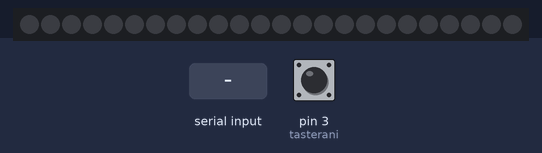
Bench run of a sketch on a simulated Arduino Uno, built with avr-gcc and run on an emulated ATmega328P. Shown: 24 RGB LEDs in strip order, left to right. The inputs (shaded band) are chosen by the test bench; at power-on: pin 3 (tasterani) LOW. What the sketch prints to the serial monitor is not drawn.

Above: at 1.2 s.
1.3 s: "F" received over Serial
At 1.47 s:
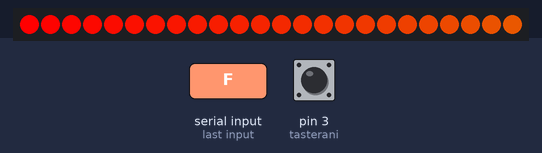
3.7 s: pin 3 (tasterani) pulled HIGH for 3.2 s
7.5 s: "I" received over Serial
At 8.57 s:
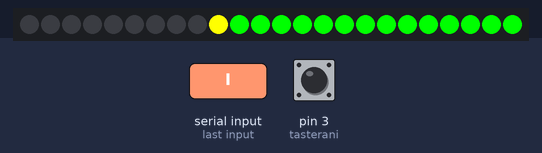
10.5 s: "G" received over Serial
At 11.0 s:
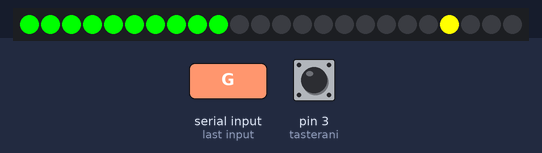
13.2 s: "E" received over Serial
At 14.7 s:
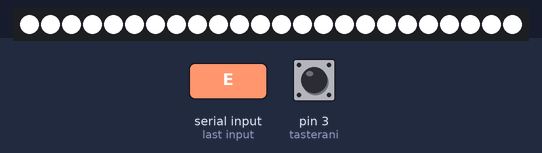
15.6 s: pin 3 (tasterani) pulled HIGH for 0.15 s
At 16.2 s:
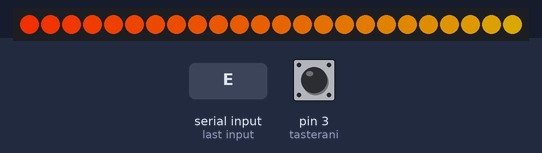

Measured:
- after the input at 1.3 s, the LEDs: change at once (image 1)
- after the input at 10.5 s, the LEDs: first change at once (image 3 shows a later state)
- after the input at 13.2 s, the LEDs: first differ from a run without the input after 1.0 s (image 4)
- after the input at 15.6 s, the LEDs: first change after 0.15 s (image 5 shows a later state)

The sketch:

Zelt.ino
```cpp
#include <Adafruit_NeoPixel.h>

#define NUM_LEDS 24
#define PIN 6

Adafruit_NeoPixel pixels = Adafruit_NeoPixel(NUM_LEDS, PIN, NEO_GRB + NEO_KHZ800);

int raum[2][12] = {
  {0, 1, 2, 3, 4, 5, 18, 19, 20, 21, 22, 23},
  {6, 7, 8, 9, 10, 11, 12, 13, 14, 15, 16, 17}
};

int regenbogenindex[24]={
  0, 1, 2, 3, 4, 5, 6, 7, 8, 9, 10, 11, 12, 13, 14, 15, 16, 17, 18, 19, 20, 21, 22, 23
};

int rainbowcolors[3][40]={
  {0, 128, 130, 141, 153, 153, 128, 101, 72, 4, 0, 1, 1, 11, 23, 0, 0, 128, 200, 255, 255, 255, 255, 255, 255, 255, 255, 255, 255, 168, 0, 0, 0, 0, 0, 0, 0, 0, 0, 0},
  {0, 0, 40, 83, 102, 102, 0, 0, 0, 0, 68, 114, 159, 175, 179, 212, 255, 255, 255, 255, 219, 182, 146, 109, 73, 0, 0, 105, 0, 0, 0, 0, 0, 0, 0, 0, 0, 0, 0, 0},
  {0, 0, 40, 59, 117, 169, 128, 155, 225, 208, 220, 226, 232, 162, 77, 28, 0, 0, 0, 0, 0, 0, 0, 0, 0, 0, 128, 180, 255, 185, 0, 0, 0, 0, 0, 0, 0, 0, 0, 0}
};

//http://wiki.baw.de/de/index.php/Farbverlauf:_Regenbogen,_29_Farben

int raumleds[2]={
  12, 12};

char gelesen;
char ani_gr='A';
int runvar[3]={
  0, 0, 0};

int animod=0;
int aniregenfarb=0;

int tastermod=2;
int tasterani=3;

void setup()
{
  Serial.begin(9600);
  pixels.begin();
  pinMode(tastermod, INPUT);
  pinMode(tasterani, INPUT);
}

void loop()
{
  animod++;
  if(animod>3)
  {
    animod=1;
  }

  if(digitalRead(tasterani)==HIGH)
  {
    ani_gr++;
    if(ani_gr>'I')
    {
      ani_gr='A';
    }
    while(digitalRead(tasterani)==HIGH)
    {}
  }

  if(Serial.available()>0)
  {
    gelesen=Serial.read();
    Serial.println(gelesen);
    ani_gr=gelesen;
  }

  switch(ani_gr)
  {
    case 'A':
      setzen(0, 0, 0);
      break;
    case 'B':
      setzen(255, 0, 0);
      break;
    case 'C':
      setzen(0, 255, 0);
      break;
    case 'D':
      setzen(0, 0, 255);
      break;
    case 'E':
      setzen(255, 255, 255);
      break;
    case 'F':
      rainbow(20);
      break;
    case 'G':

    case 'H':
      rgbrun(animod);
      break;
    case 'I':
      runpix(255, 255, 0, 2);
      break;
    case 'J':
      theaterChase(pixels.Color(255, 0, 0), 50);
      break;
  }

  Serial.print("ani_gr: ");
  Serial.println(ani_gr);
  Serial.print("animod: ");
  Serial.println(animod);
  Serial.print("gelesen: ");
  Serial.println(gelesen);
  pixels.show();
}

void regenkreisel()
{
  for(int i=0; i<24; i++)
  {
    pixels.setPixelColor(i, pixels.Color(rainbowcolors[0][regenbogenindex[i]], rainbowcolors[1][regenbogenindex[i]], rainbowcolors[2][regenbogenindex[i]]));
    regenbogenindex[i]++;
    if(regenbogenindex[i]>=30)
    {
      regenbogenindex[i]=0;
    }
  }
  pixels.show();
}

void theaterChase(uint32_t c, uint8_t wait) {
  for (int j=0; j<10; j++) {  //do 10 cycles of chasing
    for (int q=0; q < 3; q++) {
      for (uint16_t i=0; i < pixels.numPixels(); i=i+3) {
        pixels.setPixelColor(i+q, c);    //turn every third pixel on
      }
      pixels.show();

      delay(wait);

      for (uint16_t i=0; i < pixels.numPixels(); i=i+3) {
        pixels.setPixelColor(i+q, 0);        //turn every third pixel off
      }
    }
  }
}

void theaterChase2(uint32_t c, uint8_t wait, int mod) {
  for (int j=0; j<10; j++) {  //do 10 cycles of chasing
    for (int q=0; q < 3; q++) {
      for (uint16_t i=0; i < raumleds[mod]; i=i+3) {
        pixels.setPixelColor(raum[mod][i+q], c);    //turn every third pixel on
      }
      pixels.show();

      delay(wait);

      for (uint16_t i=0; i < raumleds[mod]; i=i+3) {
        pixels.setPixelColor(raum[mod][i+q], 0);        //turn every third pixel off
      }
    }
  }
}

void runpix(int rot, int gruen, int blau, int mod)
{
  int alt=runvar[mod];
  runvar[mod]++;
  switch(mod)
  {
    case 0:
    case 1:
      if(runvar[mod]>raumleds[mod])
      {
        runvar[mod]-=raumleds[mod];
      }
      break;
    case 2:
      if(runvar[mod]>NUM_LEDS)
      {
        runvar[mod]-=NUM_LEDS;
      }
      break;
  }
  pixels.setPixelColor(alt, pixels.Color(0, 0, 0));
  pixels.setPixelColor(runvar[mod], pixels.Color(rot, gruen, blau));
  pixels.show();
}

void rgbrun(int farbe)
{
  Serial.println("rgbrun");

  for(int i=0; i<NUM_LEDS; i++)
  {
    switch(farbe)
    {
      case 1:
        pixels.setPixelColor(i, pixels.Color(255, 0, 0));
        break;
      case 2:
        pixels.setPixelColor(i, pixels.Color(0, 255, 0));
        break;
      case 3:
        pixels.setPixelColor(i, pixels.Color(0, 0, 255));
        break;
    }
    pixels.show();
    delay(50);
  }
}

void setzen(int rot, int gruen, int blau)
{
  for(int i=0; i<NUM_LEDS; i++)
  {
    pixels.setPixelColor(i, pixels.Color(rot, gruen, blau));
  }
  pixels.show();
}

void rainbow(uint8_t wait) {
  Serial.println("rainbow");
  uint16_t i, j;

  for(j=0; j<256; j++) {
    for(i=0; i<pixels.numPixels(); i++) {
      pixels.setPixelColor(i, Wheel((i+j) & 255));
    }
    pixels.show();
    delay(wait);
  }
}

void rainbow2(uint8_t wait, int mod) {
  uint16_t i, j;

  for(j=0; j<256; j++) {
    for(i=0; i<raumleds[mod]; i++) {
      pixels.setPixelColor(raum[mod][i], Wheel((i+j) & 255));
    }
    pixels.show();
    delay(wait);
  }
}

uint32_t Wheel(byte WheelPos) {
  WheelPos = 255 - WheelPos;
  if(WheelPos < 85) {
    return pixels.Color(255 - WheelPos * 3, 0, WheelPos * 3);
  }
  if(WheelPos < 170) {
    WheelPos -= 85;
    return pixels.Color(0, WheelPos * 3, 255 - WheelPos * 3);
  }
  WheelPos -= 170;
  return pixels.Color(WheelPos * 3, 255 - WheelPos * 3, 0);
}
```
